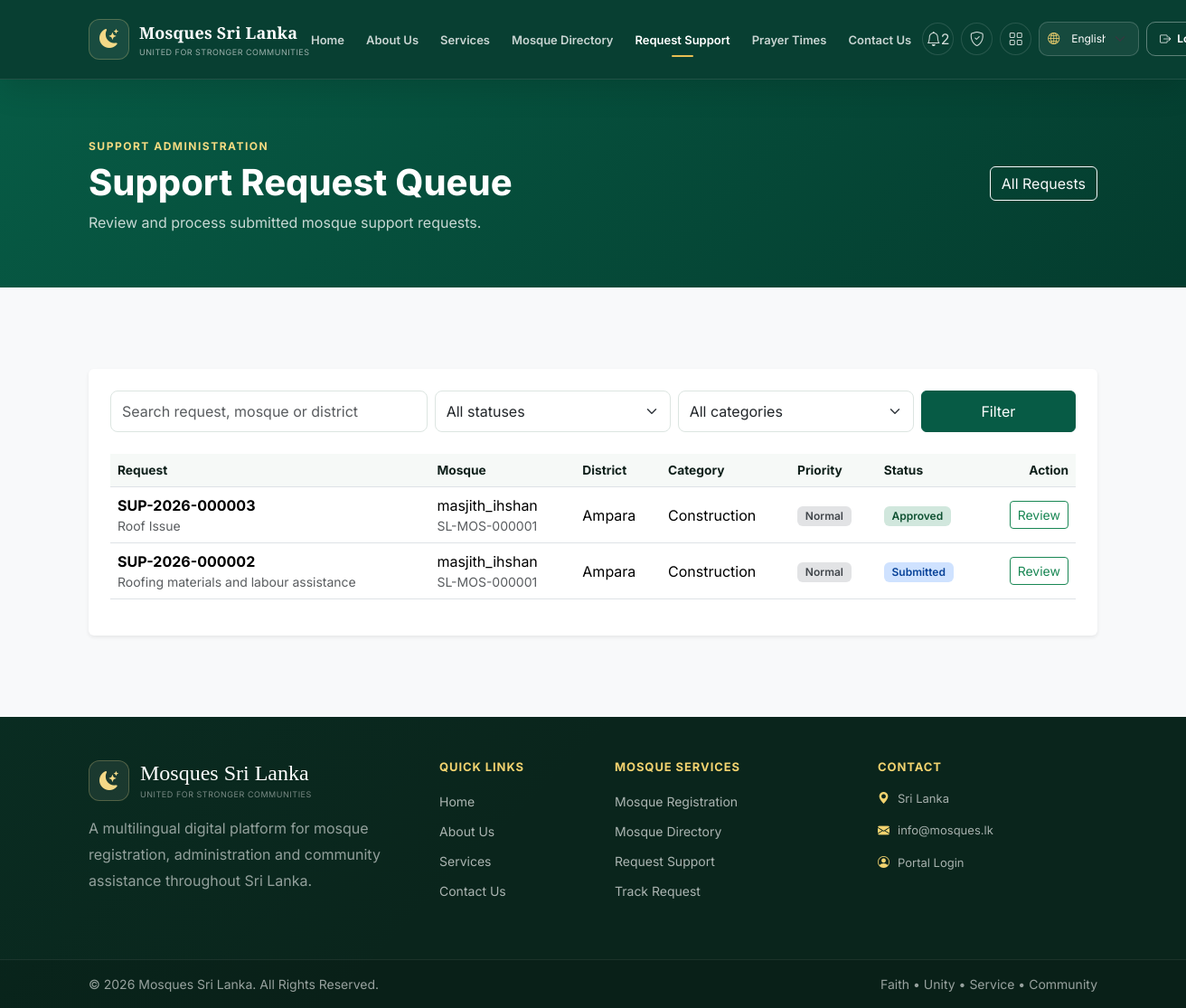
The app's page /en/support/review/ (signed in) with its own data.
### support_requests/models.py (models this page shows, shortened)
class MosqueSupportRequest(models.Model):
    request_no = models.CharField(
        max_length=30,
        unique=True,
        null=True,
        blank=True,
        editable=False,
        db_index=True,
    )
    mosque = models.ForeignKey(
        Mosque,
        on_delete=models.PROTECT,
        related_name="support_requests",
    )
    category = models.CharField(
        max_length=30,
        choices=SupportCategory.choices,
        db_index=True,
    )
    priority = models.CharField(
        max_length=15,
        choices=SupportPriority.choices,
        default=SupportPriority.NORMAL,
        db_index=True,
    )
    title = models.CharField(max_length=220)
    issue_description = models.TextField(
        verbose_name=_("Describe the issue / current situation"),
    )
    requested_support = models.TextField(
        verbose_name=_("Support requested"),
    )
    requested_amount = models.DecimalField(
        max_digits=14,
        decimal_places=2,
        null=True,
        blank=True,
        verbose_name=_("Requested amount (LKR)"),
    )
    contact_person = models.CharField(max_length=180)
    contact_phone = models.CharField(max_length=30)
    status = models.CharField(
        max_length=25,
        choices=SupportRequestStatus.choices,
        default=SupportRequestStatus.DRAFT,
        db_index=True,
    )
    created_by = models.ForeignKey(
        settings.AUTH_USER_MODEL,
        on_delete=models.PROTECT,
        related_name="created_support_requests",
    )
    assigned_to = models.ForeignKey(
        settings.AUTH_USER_MODEL,
        on_delete=models.SET_NULL,
        related_name="assigned_support_requests",
        null=True,
        blank=True,
    )
    reviewed_by = models.ForeignKey(
        settings.AUTH_USER_MODEL,
        on_delete=models.SET_NULL,
        related_name="reviewed_support_requests",
        null=True,
        blank=True,
    )
    approved_amount = models.DecimalField(
        max_digits=14,
        decimal_places=2,
        null=True,
        blank=True,
        verbose_name=_("Approved amount (LKR)"),
    )
    latest_admin_note = models.TextField(blank=True)
    submitted_at = models.DateTimeField(null=True, blank=True)
    reviewed_at = models.DateTimeField(null=True, blank=True)
    completed_at = models.DateTimeField(null=True, blank=True)
    created_at = models.DateTimeField(auto_now_add=True)
    updated_at = models.DateTimeField(auto_now=True)
    class Meta:
        ordering = ["-created_at"]
        indexes = [
            models.Index(fields=["status", "priority"], name="support_status_priority_idx"),
            models.Index(fields=["mosque", "status"], name="support_mosque_status_idx"),
            models.Index(fields=["category"], name="support_category_idx"),
        ]
        verbose_name = _("mosque support request")
        verbose_name_plural = _("mosque support requests")

### mosques/models.py (models this page shows, shortened)
class LocalizedMosqueMixin:
    def get_localized_name(self, language=None):
        language = (language or get_language() or "en").split("-")[0]
        if language in {"en", "ta", "ar"}:
            value = getattr(self, f"name_{language}", "")
            if value:
                return value
        return self.name_en
    @property
    def localized_name(self):
        return self.get_localized_name()

class Mosque(LocalizedMosqueMixin, models.Model):
    mosque_id = models.CharField(
        max_length=24,
        unique=True,
        null=True,
        blank=True,
        editable=False,
        db_index=True,
    )
    name_en = models.CharField(max_length=220, verbose_name=_("Mosque name (English)"))
    name_ta = models.CharField(max_length=220, blank=True, verbose_name=_("Mosque name (Tamil)"))
    name_ar = models.CharField(max_length=220, blank=True, verbose_name=_("Mosque name (Arabic)"))
    category = models.CharField(
        max_length=20,
        choices=MosqueCategory.choices,
        default=MosqueCategory.MASJID,
    )
    established_year = models.PositiveSmallIntegerField(null=True, blank=True)
    existing_registration_number = models.CharField(max_length=100, blank=True)
    province = models.ForeignKey(
        Province,
        on_delete=models.PROTECT,
        related_name="mosques",
    )
    district = models.ForeignKey(
        District,
        on_delete=models.PROTECT,
        related_name="mosques",
    )
    divisional_secretariat = models.ForeignKey(
        DivisionalSecretariat,
        on_delete=models.PROTECT,
        related_name="mosques",
        null=True,
        blank=True,
    )
    gn_division = models.ForeignKey(
        GNDivision,
        on_delete=models.PROTECT,
        related_name="mosques",
        null=True,
        blank=True,
    )
    address_line1 = models.CharField(max_length=220)
    address_line2 = models.CharField(max_length=220, blank=True)
    city_or_town = models.CharField(max_length=120)
    postal_code = models.CharField(max_length=20, blank=True)
    official_phone = models.CharField(max_length=30)
    alternate_phone = models.CharField(max_length=30, blank=True)
    official_email = models.EmailField(blank=True)
    website = models.URLField(blank=True)
    description_en = models.TextField(blank=True, verbose_name=_("Description (English)"))
    description_ta = models.TextField(blank=True, verbose_name=_("Description (Tamil)"))
    description_ar = models.TextField(blank=True, verbose_name=_("Description (Arabic)"))
    status = models.CharField(
        max_length=25,
        choices=MosqueStatus.choices,
        default=MosqueStatus.DRAFT,
        db_index=True,
    )
    created_by = models.ForeignKey(
        settings.AUTH_USER_MODEL,
        on_delete=models.PROTECT,
        related_name="created_mosque_applications",
    )
    submitted_at = models.DateTimeField(null=True, blank=True)
    reviewed_at = models.DateTimeField(null=True, blank=True)
    reviewed_by = models.ForeignKey(
        settings.AUTH_USER_MODEL,
        on_delete=models.SET_NULL,
        related_name="reviewed_mosque_applications",
        null=True,
        blank=True,
    )
    review_notes = models.TextField(blank=True)
    created_at = models.DateTimeField(auto_now_add=True)
    updated_at = models.DateTimeField(auto_now=True)
    class Meta:
        ordering = ["-created_at"]
        indexes = [
            models.Index(fields=["status", "district"], name="mosque_status_district_idx"),
            models.Index(fields=["name_en"], name="mosque_name_en_idx"),
        ]
        verbose_name = _("mosque")
        verbose_name_plural = _("mosques")

### locations/models.py (models this page shows, shortened)
class LocalizedNameMixin:
    def get_localized_name(self, language=None):
        language = (language or get_language() or "en").split("-")[0]
        if language in {"en", "ta", "ar"}:
            value = getattr(self, f"name_{language}", "")
            if value:
                return value
        return self.name_en
    @property
    def localized_name(self):
        return self.get_localized_name()

class District(LocalizedNameMixin, models.Model):
    province = models.ForeignKey(
        Province,
        on_delete=models.PROTECT,
        related_name="districts",
    )
    code = models.CharField(max_length=10, unique=True)
    name_en = models.CharField(max_length=120)
    name_ta = models.CharField(max_length=120, blank=True)
    name_ar = models.CharField(max_length=120, blank=True)
    is_active = models.BooleanField(default=True)
    class Meta:
        ordering = ["name_en"]
        constraints = [
            models.UniqueConstraint(
                fields=["province", "name_en"],
                name="unique_district_name_per_province",
            )
        ]
        verbose_name = _("district")
        verbose_name_plural = _("districts")

### support_requests/views.py (the view, shortened to what this page needs)
# urls.py: path("review/", views.review_queue, name="review_queue"),
@role_required(
    UserRole.SUPPORT_OFFICER,
    UserRole.PLATFORM_ADMIN,
    UserRole.SUPER_ADMIN,
)
def review_queue(request):
    queryset = _request_queryset().exclude(
        status__in=[
            SupportRequestStatus.DRAFT,
            SupportRequestStatus.CANCELLED,
        ]
    )
    status = request.GET.get("status", "").strip()
    category = request.GET.get("category", "").strip()
    query = request.GET.get("q", "").strip()
    if status:
        queryset = queryset.filter(status=status)
    if category:
        queryset = queryset.filter(category=category)
    from .models import SupportCategory
    return render(
        request,
        "support_requests/review_queue.html",
        {
            "support_requests": queryset,
            "selected_status": status,
            "selected_category": category,
            "query": query,
            "status_choices": SupportRequestStatus.choices,
            "category_choices": SupportCategory.choices,
        },
    )

### dashboard/access.py (called while the page is built)
def role_required(*allowed_roles, allow_superuser=True):
    def decorator(view_func):
        @login_required
        @wraps(view_func)
        def wrapped(request, *args, **kwargs):
            user = request.user
            if allow_superuser and user.is_superuser:
                return view_func(request, *args, **kwargs)
            if user.role in allowed_roles:
                return view_func(request, *args, **kwargs)
            raise PermissionDenied
        return wrapped
    return decorator

### support_requests/context_processors.py (called while the page is built)
def platform_notifications(request):
    if not getattr(request, "user", None) or not request.user.is_authenticated:
        return {
            "GLOBAL_UNREAD_NOTIFICATION_COUNT": 0,
            "GLOBAL_RECENT_NOTIFICATIONS": [],
        }
    queryset = SupportNotification.objects.filter(
        user=request.user,
        dashboard_visible=True,
    )
    return {
        "GLOBAL_UNREAD_NOTIFICATION_COUNT": queryset.filter(is_read=False).count(),
        "GLOBAL_RECENT_NOTIFICATIONS": queryset[:5],
    }

### support_requests/views.py (called while the page is built)
def _request_queryset():
    return MosqueSupportRequest.objects.select_related(
        "mosque",
        "mosque__district",
        "mosque__province",
        "created_by",
        "assigned_to",
        "reviewed_by",
    ).prefetch_related(
        "documents",
        "history__actor",
    )

### support_requests/templates/support_requests/review_queue.html (shortened to what this page needs)
{% extends "ui_system/base.html" %}
{% load i18n %}
{% block content %}
<section class="dashboard-hero">
    <div class="container">
        <div class="d-flex flex-column flex-lg-row justify-content-between align-items-lg-center gap-3">
            <div>
                <span class="dashboard-kicker">{% trans "Support Administration" %}</span>
                <h1>{% trans "Support Request Queue" %}</h1>
                <p>{% trans "Review and process submitted mosque support requests." %}</p>
            </div>
            <a href="{% url 'support_requests:my_requests' %}" class="btn btn-outline-light">{% trans "All Requests" %}</a>
        </div>
    </div>
</section>
<section class="section-padding bg-light">
    <div class="container">
        <div class="card border-0 shadow-sm">
            <div class="card-body p-4">
                <form method="get" class="row g-2 mb-4">
                    <div class="col-xl-4"><input type="search" name="q" value="{{ query }}" class="form-control" placeholder="{% trans 'Search request, mosque or district' %}"></div>
                    <div class="col-xl-3">
                        <select name="status" class="form-select">
                            <option value="">{% trans "All statuses" %}</option>
                        </select>
                    </div>
                    <div class="col-xl-3">
                        <select name="category" class="form-select">
                            <option value="">{% trans "All categories" %}</option>
                        </select>
                    </div>
                    <div class="col-xl-2 d-grid"><button class="btn btn-primary-custom" type="submit">{% trans "Filter" %}</button></div>
                </form>
                <div class="table-responsive">
                    <table class="table align-middle support-table">
                        <thead><tr><th>{% trans "Request" %}</th><th>{% trans "Mosque" %}</th><th>{% trans "District" %}</th><th>{% trans "Category" %}</th><th>{% trans "Priority" %}</th><th>{% trans "Status" %}</th><th class="text-end">{% trans "Action" %}</th></tr></thead>
                        <tbody>
                            {% for item in support_requests %}
                                <tr>
                                    <td><strong>{{ item.request_no }}</strong><small class="d-block text-muted">{{ item.title }}</small></td>
                                    <td>{{ item.mosque.localized_name }}<small class="d-block text-muted">{{ item.mosque.mosque_id }}</small></td>
                                    <td>{{ item.mosque.district.localized_name }}</td>
                                    <td>{{ item.get_category_display }}</td>
                                    <td><span class="badge support-priority-{{ item.priority|lower }}">{{ item.get_priority_display }}</span></td>
                                    <td><span class="badge support-status support-status-{{ item.status|lower }}">{{ item.get_status_display }}</span></td>
                                    <td class="text-end"><a href="{% url 'support_requests:review_detail' item.request_no %}" class="btn btn-sm btn-outline-success">{% trans "Review" %}</a></td>
                                </tr>
                            {% empty %}
                                <tr><td colspan="7" class="text-center text-muted py-5">{% trans "No support requests match the selected filters." %}</td></tr>
                            {% endfor %}
                        </tbody>
                    </table>
                </div>
            </div>
        </div>
    </div>
</section>
{% endblock %}

### static/css/main.css (style rules this page uses)
:root { --primary: #075b45; --primary-dark: #043c2e; --primary-light: #0a8061; --accent: #d4af37; --dark: #10211c; --light: #f6f9f7; --text: #35463f; --muted: #718079; --border: #e5ece8; --shadow: 0 10px 35px rgba(10, 63, 48, 0.08); }
body { font-family: system-ui, -apple-system, "Segoe UI", sans-serif; color: var(--text); background: white; }
.section-padding { padding: 90px 0; }
.btn-primary-custom { background: var(--primary); color: white; border: 1px solid var(--primary); padding-left: 24px; padding-right: 24px; }
.form-control, .form-select { min-height: 46px; border-radius: 8px; border-color: #dce5e1; }
.dashboard-hero { padding: 60px 0; background: linear-gradient(135deg, var(--primary), var(--primary-dark)); color: white; }
.dashboard-hero h1 { font-weight: 750; margin: 6px 0 8px; }
.dashboard-hero p { margin: 0; color: rgba(255,255,255,.78); max-width: 720px; }
.dashboard-kicker { color: #f4da81; font-size: 12px; text-transform: uppercase; letter-spacing: 1.5px; font-weight: 700; }
.support-table thead th { white-space: nowrap; color: var(--dark); font-size: 0.86rem; background: var(--light); }
.support-status, [class^="support-priority-"], [class*=" support-priority-"] { font-weight: 600; border: 1px solid transparent; }
.support-status-submitted { color: #084298; background: #cfe2ff; }
.support-status-approved { color: #0f5132; background: #d1e7dd; }
.support-priority-normal { color: #41464b; background: #e2e3e5; }
body { font-family: "Inter", system-ui, -apple-system, "Segoe UI", sans-serif; text-rendering: optimizeLegibility; -webkit-font-smoothing: antialiased; }
h1, h2, h3, h4, h5, h6 { text-wrap: balance; }

### records on screen
MosqueSupportRequest: request_no "SUP-2026-000003", title "Roof Issue", mosque.localized_name "masjith_ihshan", mosque.mosque_id "SL-MOS-000001", mosque.district.localized_name "Ampara", category "Construction", priority "Normal", status "Approved"
MosqueSupportRequest: request_no "SUP-2026-000002", title "Roofing materials and labour assistance", mosque.localized_name "masjith_ihshan", mosque.mosque_id "SL-MOS-000001", mosque.district.localized_name "Ampara", category "Construction", priority "Normal", status "Submitted"

### other values on screen
{{ GLOBAL_UNREAD_NOTIFICATION_COUNT }} "2"
